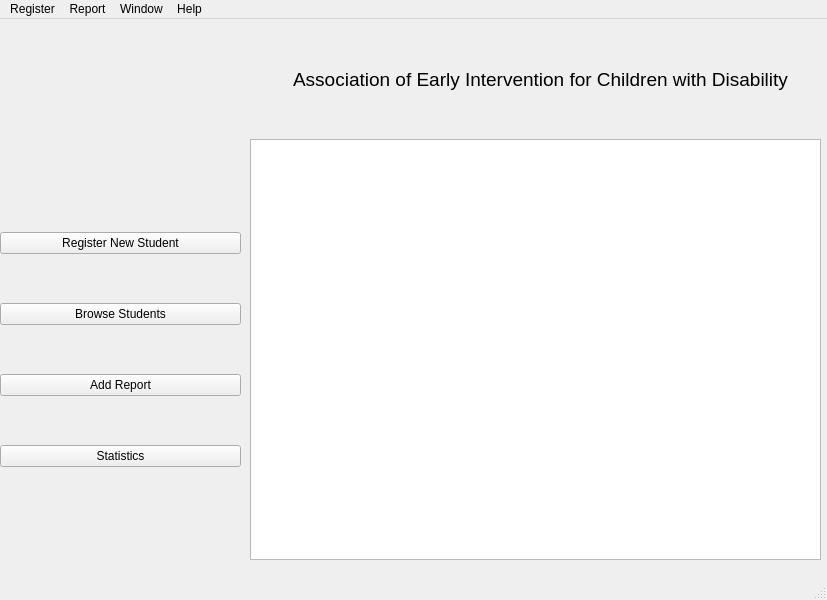
<?xml version="1.0" encoding="UTF-8"?>
<ui version="4.0">
 <class>MainWindow</class>
 <widget class="QMainWindow" name="MainWindow">
  <property name="geometry">
   <rect>
    <x>0</x>
    <y>0</y>
    <width>827</width>
    <height>600</height>
   </rect>
  </property>
  <property name="windowTitle">
   <string>MainWindow</string>
  </property>
  <widget class="QWidget" name="centralwidget">
   <widget class="QWidget" name="verticalLayoutWidget">
    <property name="geometry">
     <rect>
      <x>0</x>
      <y>170</y>
      <width>241</width>
      <height>321</height>
     </rect>
    </property>
    <layout class="QVBoxLayout" name="verticalLayout">
     <item>
      <widget class="QPushButton" name="registerButton">
       <property name="text">
        <string>Register New Student</string>
       </property>
      </widget>
     </item>
     <item>
      <widget class="QPushButton" name="browseButton">
       <property name="text">
        <string>Browse Students</string>
       </property>
      </widget>
     </item>
     <item>
      <widget class="QPushButton" name="reportButton">
       <property name="text">
        <string>Add Report</string>
       </property>
      </widget>
     </item>
     <item>
      <widget class="QPushButton" name="statsButton">
       <property name="text">
        <string>Statistics</string>
       </property>
      </widget>
     </item>
    </layout>
   </widget>
   <widget class="QGraphicsView" name="graphicsView">
    <property name="geometry">
     <rect>
      <x>250</x>
      <y>120</y>
      <width>571</width>
      <height>421</height>
     </rect>
    </property>
   </widget>
   <widget class="QLabel" name="title">
    <property name="geometry">
     <rect>
      <x>260</x>
      <y>10</y>
      <width>561</width>
      <height>101</height>
     </rect>
    </property>
    <property name="maximumSize">
     <size>
      <width>16777212</width>
      <height>16777211</height>
     </size>
    </property>
    <property name="font">
     <font>
      <pointsize>14</pointsize>
     </font>
    </property>
    <property name="text">
     <string>Association of Early Intervention for Children with Disability</string>
    </property>
    <property name="alignment">
     <set>Qt::AlignCenter</set>
    </property>
   </widget>
  </widget>
  <widget class="QMenuBar" name="menubar">
   <property name="geometry">
    <rect>
     <x>0</x>
     <y>0</y>
     <width>827</width>
     <height>22</height>
    </rect>
   </property>
   <widget class="QMenu" name="menuReport">
    <property name="title">
     <string>Report</string>
    </property>
    <addaction name="actionAdd_report"/>
    <addaction name="actionView_reports"/>
   </widget>
   <widget class="QMenu" name="menuRegister">
    <property name="title">
     <string>Register</string>
    </property>
    <addaction name="actionRegister_new_student"/>
    <addaction name="actionView_student_database"/>
   </widget>
   <widget class="QMenu" name="menuWindow">
    <property name="title">
     <string>Window</string>
    </property>
    <addaction name="actionMinimize"/>
    <addaction name="actionMaximize_window"/>
   </widget>
   <widget class="QMenu" name="menuHelp">
    <property name="title">
     <string>Help</string>
    </property>
   </widget>
   <addaction name="menuRegister"/>
   <addaction name="menuReport"/>
   <addaction name="menuWindow"/>
   <addaction name="menuHelp"/>
  </widget>
  <widget class="QStatusBar" name="statusbar"/>
  <action name="actionMinimize">
   <property name="text">
    <string>Minimize window</string>
   </property>
  </action>
  <action name="actionMaximize_window">
   <property name="text">
    <string>Maximize window</string>
   </property>
  </action>
  <action name="actionAdd_report">
   <property name="text">
    <string>Add report</string>
   </property>
  </action>
  <action name="actionView_reports">
   <property name="text">
    <string>View reports</string>
   </property>
  </action>
  <action name="actionRegister_new_student">
   <property name="text">
    <string>Register new student</string>
   </property>
  </action>
  <action name="actionView_student_database">
   <property name="text">
    <string>View student database</string>
   </property>
  </action>
 </widget>
 <resources/>
 <connections/>
</ui>
